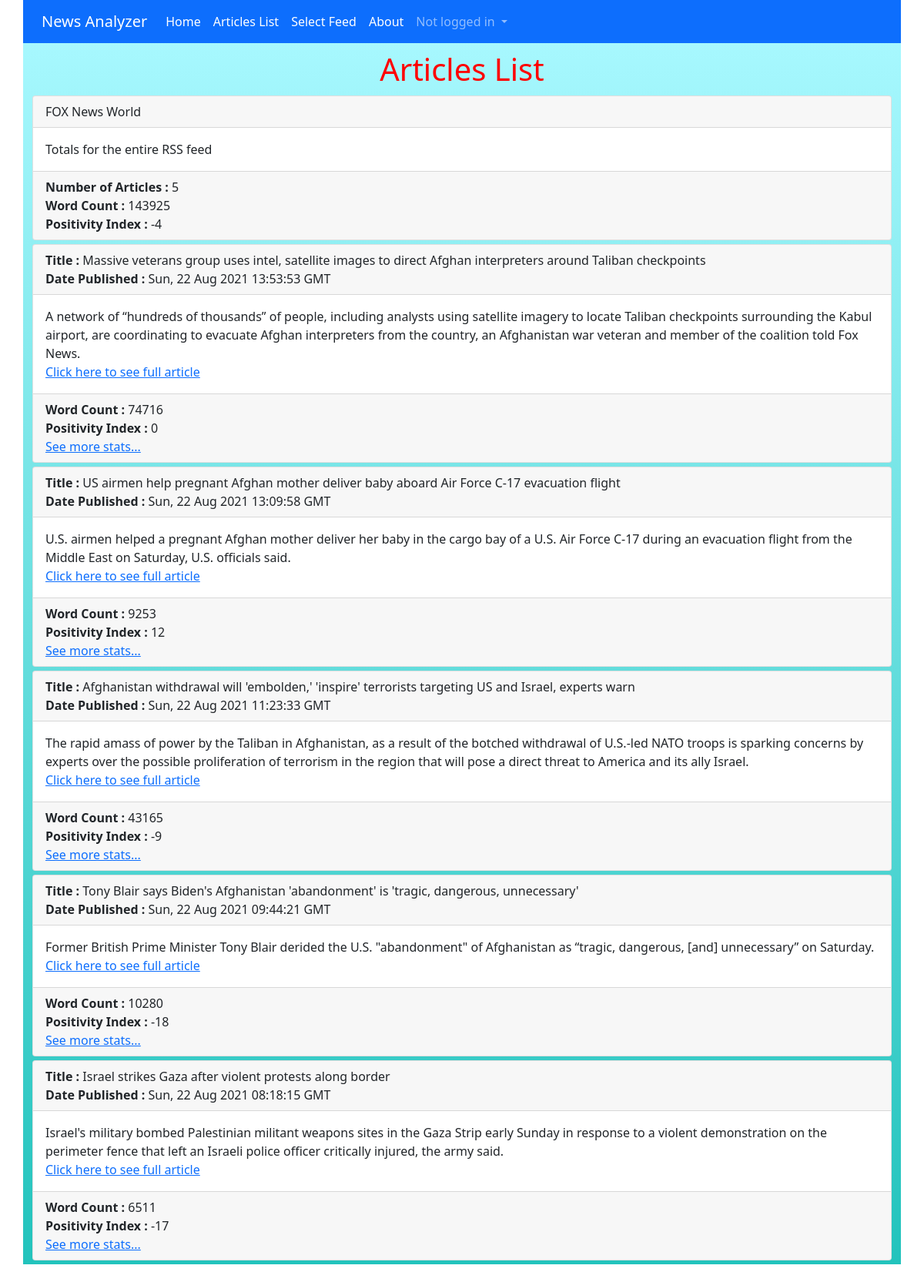
The page /newsanalyzer/ on the database its author committed.
### newsanalyzer/models.py (models this page shows, shortened)
class Article(models.Model):
    title = models.CharField(max_length=255, null=True)
    link = models.URLField(null=True)
    description = models.CharField(max_length=255, null=True)
    date = models.CharField(max_length=255, null=True)
    word_count = models.IntegerField(null=True)
    positivity_index = models.IntegerField(null=True)
    record_type = models.IntegerField(null=True)
    num_articles = models.IntegerField(null=True)
    distinct_word_count = models.IntegerField(null=True)
    avg_word_length = models.IntegerField(null=True)
    pos_tally = models.IntegerField(null=True)
    neg_tally = models.IntegerField(null=True)
    common_words_1 = models.CharField(max_length=25, null=True)
    common_words_tally_1 = models.IntegerField(null=True)
    common_words_2 = models.CharField(max_length=25, null=True)
    common_words_tally_2 = models.IntegerField(null=True)
    common_words_3 = models.CharField(max_length=25, null=True)
    common_words_tally_3 = models.IntegerField(null=True)
    common_words_4 = models.CharField(max_length=25, null=True)
    common_words_tally_4 = models.IntegerField(null=True)
    common_words_5 = models.CharField(max_length=25, null=True)
    common_words_tally_5 = models.IntegerField(null=True)

### newsanalyzer/views.py (the view, shortened to what this page needs)
# urls.py: path('', ArticleListView.as_view(), name='article_list'),
class ArticleListView(ListView):
    model = Article
    template_name = 'article_list.html'

### templates/article_list.html (shortened to what this page needs)
{% extends 'base.html' %}
{% block content %}
   <div class="container main-body">
      <h1>Articles List</h1>
      {% for article in object_list|dictsort:"record_type" %}
      <div class="card">
         <div class="card-header">
            {% if article.record_type > 0 %}
            <span class="font-weight-bold">
                  Title :
            </span>
            {% endif %}
            {{ article.title }}
            {% if article.record_type > 0 %}
               <br>
               <span class="font-weight-bold">
                  Date Published :
               </span>
               {{ article.date }}
            {% endif %}
         </div>
         <div class ="card-body">
               {{ article.description }}
               {% if article.record_type > 0 %}
                  <br>
                  <a href="{{ article.link }}" target="_blank">Click here to see full article</a>
               {% endif %}
         </div>
         <div class="card-footer">
            {% if article.record_type == 0 %}
               <span class="font-weight-bold">
                  Number of Articles :
               </span>
               {{ article.num_articles }}
               <br>
            {% endif %}
            <span class="font-weight-bold">
                  Word Count :
            </span>
            {{ article.word_count }}
            <br>
            <span class="font-weight-bold">
               Positivity Index :
            </span>
            {{ article.positivity_index }}
            {% if article.record_type > 0 %}
               <br>
               <a class="blue" href="{% url 'article_detail' article.pk %}">See more stats...</a>
            {% endif %}
         </div>
      </div>
      {% endfor %}
   </div>
{% endblock content %}

### static/css/style.css (style rules this page uses)
h1 { color: red; margin: 10px; text-align: center; }
.container { display: flex; flex-direction: column; }
.main-body { background: rgb(34,195,188); background: linear-gradient(0deg, rgba(34,195,188,1) 0%, rgba(45,238,253,0.4206057422969187) 100%); }
.font-weight-bold { font-weight: bold; }
.card { margin-bottom: 5px; }

### rows shown on the page
Article: title "FOX News World", description "Totals for the entire RSS feed", num_articles "5", word_count "143925", positivity_index "-4"
Article: shows "Title :", title "Massive veterans group uses intel, satellite images to direct Afghan interpreters around Taliban checkpoints", date "Sun, 22 Aug 2021 13:53:53 GMT", description "A network of “hundreds of thousands” of people, including analysts using satellite imagery to locate Taliban checkpoints surrounding the Kabul airport, are coordinating to evacuate Afghan interpreters from the country, an Afghanistan war veteran and member of the coalition told Fox News.", word_count "74716", positivity_index "0", record_type "See more stats..."
Article: shows "Title :", title "US airmen help pregnant Afghan mother deliver baby aboard Air Force C-17 evacuation flight", date "Sun, 22 Aug 2021 13:09:58 GMT", description "U.S. airmen helped a pregnant Afghan mother deliver her baby in the cargo bay of a U.S. Air Force C-17 during an evacuation flight from the Middle East on Saturday, U.S. officials said.", word_count "9253", positivity_index "12", record_type "See more stats..."
Article: shows "Title :", title "Afghanistan withdrawal will 'embolden,' 'inspire' terrorists targeting US and Israel, experts warn", date "Sun, 22 Aug 2021 11:23:33 GMT", description "The rapid amass of power by the Taliban in Afghanistan, as a result of the botched withdrawal of U.S.-led NATO troops is sparking concerns by experts over the possible proliferation of terrorism in the region that will pose a direct threat to America and its ally Israel.", word_count "43165", positivity_index "-9", record_type "See more stats..."
Article: shows "Title :", title "Tony Blair says Biden's Afghanistan 'abandonment' is 'tragic, dangerous, unnecessary'", date "Sun, 22 Aug 2021 09:44:21 GMT", description "Former British Prime Minister Tony Blair derided the U.S. \"abandonment\" of Afghanistan as “tragic, dangerous, [and] unnecessary” on Saturday.", word_count "10280", positivity_index "-18", record_type "See more stats..."
Article: shows "Title :", title "Israel strikes Gaza after violent protests along border", date "Sun, 22 Aug 2021 08:18:15 GMT", description "Israel's military bombed Palestinian militant weapons sites in the Gaza Strip early Sunday in response to a violent demonstration on the perimeter fence that left an Israeli police officer critically injured, the army said.", word_count "6511", positivity_index "-17", record_type "See more stats..."
